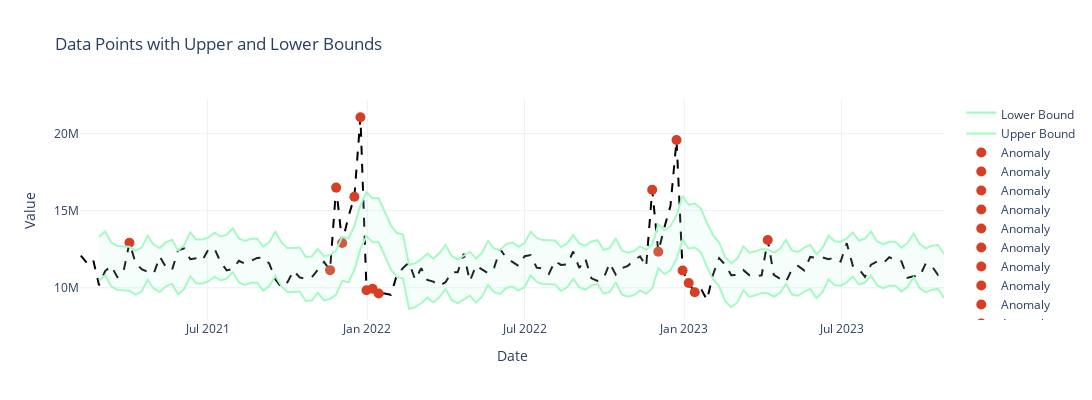

Here is the notebook cell this chart was saved with:
### Markdown cell above
### Metric value based Plot - Statistical outliers in train data

### Code cell
import plotly.graph_objects as go
from datetime import datetime
import numpy as np
import pandas as pd


data1 = np.array(data['Value'])
# Assuming x, data1, lower_bound, upper_bound, result.trend, result.seasonal are defined
y = residual.values
y[np.isnan(y)] = 0
ind = np.where([True if i < lower_bound or i > upper_bound else False for i in y])[0]

# Main data points
fig = go.Figure()
fig.add_trace(go.Scatter(x=x, y=data1, mode='lines', name='Data', line=dict(color='black', dash='dash')))

# Anomalies
for val in ind:
    fig.add_trace(go.Scatter(x=[x[val]], y=[data1[val]], mode='markers', name='Anomaly', marker=dict(color='#D63E26', size=10),
                             text="Anomaly", hoverinfo='text+x+y'))

# Upper and Lower bounds
upper_bound_series = upper_bound + result.trend + result.seasonal
lower_bound_series = lower_bound + result.trend + result.seasonal

fig.add_trace(go.Scatter(x=x, y=upper_bound_series, fill=None, mode='lines', line_color='#A5F9C5', name='Upper Bound'))
fig.add_trace(go.Scatter(x=x, y=lower_bound_series, fill='tonexty', mode='lines', line_color='#A5F9C5', fillcolor='rgba(190,245,226,0.15)', name='Lower Bound'))

# Update layouts
fig.update_layout(title="Data Points with Upper and Lower Bounds", xaxis_title="Date", yaxis_title="Value", template="plotly_white", autosize=False, width=1800, height=400)

# Show the plot
fig.show()

### Figure 1 — Plotly figure (JSON) as saved in the notebook; plotly's stock layout.template omitted (floating-point values rounded to 4 significant figures; data arrays with more than 128 entries replaced by an {"elided": "..."} marker saying what was removed)
{"data": [{"line": {"color": "black", "dash": "dash"}, "mode": "lines", "name": "Data", "type": "scatter", "x": {"elided": "143 str values"}, "y": {"elided": "143 float values"}}, {"hoverinfo": "text+x+y", "marker": {"color": "#D63E26", "size": 10}, "mode": "markers", "name": "Anomaly", "text": "Anomaly", "type": "scatter", "x": ["2021-04-02T00:00:00"], "y": [12920000.0]}, {"hoverinfo": "text+x+y", "marker": {"color": "#D63E26", "size": 10}, "mode": "markers", "name": "Anomaly", "text": "Anomaly", "type": "scatter", "x": ["2021-11-19T00:00:00"], "y": [11140000.0]}, {"hoverinfo": "text+x+y", "marker": {"color": "#D63E26", "size": 10}, "mode": "markers", "name": "Anomaly", "text": "Anomaly", "type": "scatter", "x": ["2021-11-26T00:00:00"], "y": [16500000.0]}, {"hoverinfo": "text+x+y", "marker": {"color": "#D63E26", "size": 10}, "mode": "markers", "name": "Anomaly", "text": "Anomaly", "type": "scatter", "x": ["2021-12-03T00:00:00"], "y": [12910000.0]}, {"hoverinfo": "text+x+y", "marker": {"color": "#D63E26", "size": 10}, "mode": "markers", "name": "Anomaly", "text": "Anomaly", "type": "scatter", "x": ["2021-12-17T00:00:00"], "y": [15900000.0]}, {"hoverinfo": "text+x+y", "marker": {"color": "#D63E26", "size": 10}, "mode": "markers", "name": "Anomaly", "text": "Anomaly", "type": "scatter", "x": ["2021-12-24T00:00:00"], "y": [21060000.0]}, {"hoverinfo": "text+x+y", "marker": {"color": "#D63E26", "size": 10}, "mode": "markers", "name": "Anomaly", "text": "Anomaly", "type": "scatter", "x": ["2021-12-31T00:00:00"], "y": [9842000.0]}, {"hoverinfo": "text+x+y", "marker": {"color": "#D63E26", "size": 10}, "mode": "markers", "name": "Anomaly", "text": "Anomaly", "type": "scatter", "x": ["2022-01-07T00:00:00"], "y": [9936000.0]}, {"hoverinfo": "text+x+y", "marker": {"color": "#D63E26", "size": 10}, "mode": "markers", "name": "Anomaly", "text": "Anomaly", "type": "scatter", "x": ["2022-01-14T00:00:00"], "y": [9625000.0]}, {"hoverinfo": "text+x+y", "marker": {"color": "#D63E26", "size": 10}, "mode": "markers", "name": "Anomaly", "text": "Anomaly", "type": "scatter", "x": ["2022-11-25T00:00:00"], "y": [16360000.0]}, {"hoverinfo": "text+x+y", "marker": {"color": "#D63E26", "size": 10}, "mode": "markers", "name": "Anomaly", "text": "Anomaly", "type": "scatter", "x": ["2022-12-02T00:00:00"], "y": [12330000.0]}, {"hoverinfo": "text+x+y", "marker": {"color": "#D63E26", "size": 10}, "mode": "markers", "name": "Anomaly", "text": "Anomaly", "type": "scatter", "x": ["2022-12-23T00:00:00"], "y": [19580000.0]}, {"hoverinfo": "text+x+y", "marker": {"color": "#D63E26", "size": 10}, "mode": "markers", "name": "Anomaly", "text": "Anomaly", "type": "scatter", "x": ["2022-12-30T00:00:00"], "y": [11120000.0]}, {"hoverinfo": "text+x+y", "marker": {"color": "#D63E26", "size": 10}, "mode": "markers", "name": "Anomaly", "text": "Anomaly", "type": "scatter", "x": ["2023-01-06T00:00:00"], "y": [10310000.0]}, {"hoverinfo": "text+x+y", "marker": {"color": "#D63E26", "size": 10}, "mode": "markers", "name": "Anomaly", "text": "Anomaly", "type": "scatter", "x": ["2023-01-13T00:00:00"], "y": [9711000.0]}, {"hoverinfo": "text+x+y", "marker": {"color": "#D63E26", "size": 10}, "mode": "markers", "name": "Anomaly", "text": "Anomaly", "type": "scatter", "x": ["2023-04-07T00:00:00"], "y": [13090000.0]}, {"line": {"color": "#A5F9C5"}, "mode": "lines", "name": "Upper Bound", "type": "scatter", "x": {"elided": "143 str values"}, "y": {"elided": "151 float values"}}, {"fill": "tonexty", "fillcolor": "rgba(190,245,226,0.15)", "line": {"color": "#A5F9C5"}, "mode": "lines", "name": "Lower Bound", "type": "scatter", "x": {"elided": "143 str values"}, "y": {"elided": "151 float values"}}], "layout": {"autosize": false, "height": 400, "title": {"text": "Data Points with Upper and Lower Bounds"}, "width": 1800, "xaxis": {"autorange": true, "range": ["2021-02-05", "2023-10-27"], "title": {"text": "Date"}, "type": "date"}, "yaxis": {"autorange": true, "range": [7908000.0, 22180000.0], "title": {"text": "Value"}, "type": "linear"}}}
